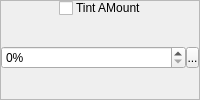
      <widget class="QFrame" name="frame_8">
       <property name="frameShape">
        <enum>QFrame::StyledPanel</enum>
       </property>
       <property name="frameShadow">
        <enum>QFrame::Raised</enum>
       </property>
       <layout class="QVBoxLayout" name="verticalLayout_10">
        <property name="spacing">
         <number>0</number>
        </property>
        <property name="margin">
         <number>0</number>
        </property>
        <item>
         <widget class="QWidget" name="widget_28" native="true">
          <property name="sizePolicy">
           <sizepolicy hsizetype="Preferred" vsizetype="Fixed">
            <horstretch>0</horstretch>
            <verstretch>0</verstretch>
           </sizepolicy>
          </property>
          <property name="styleSheet">
           <string notr="true">.QWidget
{
	border-width: 1px;
	border-style: solid;
	border-color: palette(window-text);
	background-color: palette(window-text);
}

.QWidget&gt;QLabel
{
	border-width: 0px;
	background-color: palette(window-text);
	color: palette(window);
	font-weight: bold;
}</string>
          </property>
          <layout class="QHBoxLayout" name="horizontalLayout_30">
           <property name="spacing">
            <number>3</number>
           </property>
           <property name="margin">
            <number>0</number>
           </property>
           <item>
            <spacer name="horizontalSpacer_17">
             <property name="orientation">
              <enum>Qt::Horizontal</enum>
             </property>
             <property name="sizeHint" stdset="0">
              <size>
               <width>10</width>
               <height>15</height>
              </size>
             </property>
            </spacer>
           </item>
           <item>
            <widget class="QCheckBox" name="cbTintAmount">
             <property name="sizePolicy">
              <sizepolicy hsizetype="Fixed" vsizetype="Fixed">
               <horstretch>0</horstretch>
               <verstretch>0</verstretch>
              </sizepolicy>
             </property>
             <property name="text">
              <string/>
             </property>
            </widget>
           </item>
           <item>
            <widget class="QLabel" name="label_15">
             <property name="sizePolicy">
              <sizepolicy hsizetype="Fixed" vsizetype="Fixed">
               <horstretch>0</horstretch>
               <verstretch>0</verstretch>
              </sizepolicy>
             </property>
             <property name="text">
              <string>Tint AMount</string>
             </property>
            </widget>
           </item>
           <item>
            <spacer name="horizontalSpacer_18">
             <property name="orientation">
              <enum>Qt::Horizontal</enum>
             </property>
             <property name="sizeHint" stdset="0">
              <size>
               <width>10</width>
               <height>15</height>
              </size>
             </property>
            </spacer>
           </item>
          </layout>
         </widget>
        </item>
        <item>
         <widget class="QWidget" name="wTintAmount" native="true">
          <layout class="QHBoxLayout" name="horizontalLayout_11">
           <property name="spacing">
            <number>0</number>
           </property>
           <property name="margin">
            <number>0</number>
           </property>
           <item>
            <widget class="QSpinBox" name="sbTintAmount">
             <property name="accelerated">
              <bool>true</bool>
             </property>
             <property name="suffix">
              <string>%</string>
             </property>
             <property name="minimum">
              <number>0</number>
             </property>
             <property name="maximum">
              <number>100</number>
             </property>
             <property name="value">
              <number>0</number>
             </property>
            </widget>
           </item>
           <item>
            <widget class="SpinBoxSideButton" name="bTintAmountSideButton">
             <property name="minimumSize">
              <size>
               <width>13</width>
               <height>21</height>
              </size>
             </property>
             <property name="maximumSize">
              <size>
               <width>13</width>
               <height>21</height>
              </size>
             </property>
             <property name="text">
              <string>...</string>
             </property>
             <property name="icon">
              <iconset resource="gui_icons.qrc">
               <normaloff>:/icons/spinBoxSideButton.png</normaloff>:/icons/spinBoxSideButton.png</iconset>
             </property>
             <property name="iconSize">
              <size>
               <width>8</width>
               <height>16</height>
              </size>
             </property>
            </widget>
           </item>
          </layout>
         </widget>
        </item>
       </layout>
      </widget>
